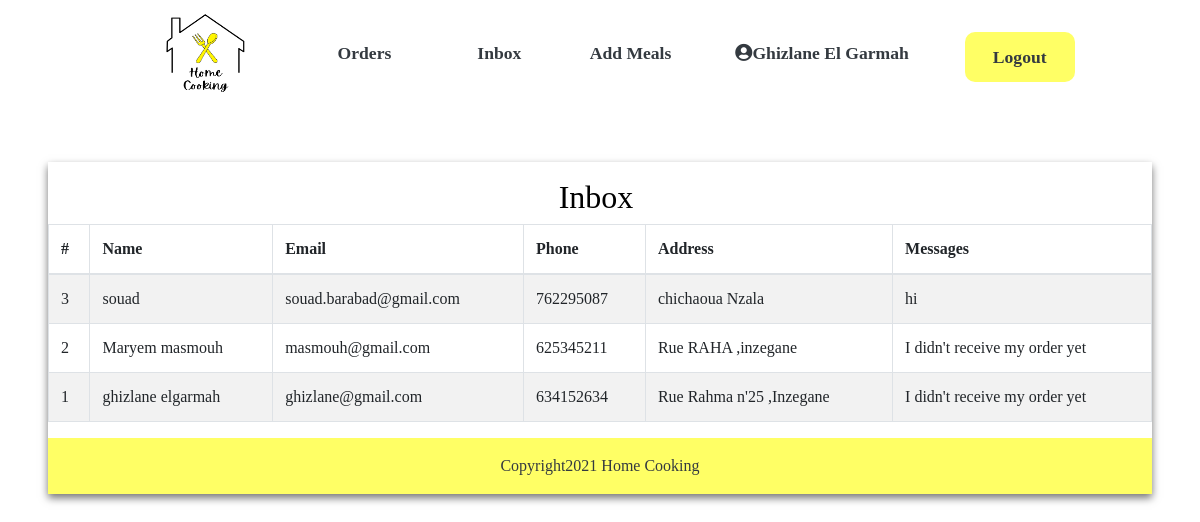
The app's page /admin/inbox with its own data.
### server.py (models this page shows)
class Message(db.Model):
    id = db.Column(db.Integer, primary_key=True)
    name = db.Column(db.String(30), unique=True)
    email = db.Column(db.String(100),nullable=False)
    phone = db.Column(db.Integer,nullable=False)
    address = db.Column(db.String(200),nullable=False)
    message= db.Column(db.String(30),nullable=False)

### server.py (the view)
@app.route("/admin/inbox")
def inbox():
    messages=Message.query.all()
    m=messages.reverse()
    return render_template('admin/inbox.html', admin=True,messages=messages)

### templates/Admin/inbox.html (shortened to what this page needs)
<!DOCTYPE html>
<html lang="en">
    <head>
        <link rel="stylesheet" href="https://stackpath.bootstrapcdn.com/bootstrap/4.5.0/css/bootstrap.min.css"
>
        <link rel="stylesheet" href="https://unpkg.com/aos@2.3.1/dist/aos.css">
        <link rel="stylesheet" href="/static/css/style.css">
        <link rel="stylesheet" href="https://pro.fontawesome.com/releases/v5.10.0/css/all.css"/>
    </head>
<body >
            <nav class="navbar navbar-expand-lg  navbar-light  sticky-top" >
                <a class="navbar-brand" href="/"><h2><img src="/static/images/logo/1.png" style="width: 6rem; height: 5rem; position: sticky;  "  alt="logo">  </h2></a>
                <div class="collapse navbar-collapse justify-content-center" id="navbarNavDropdown">
                    <ul class="navbar-nav migraines">
                        <li class="nav-item ">
                            <a class="nav-link text-dark mr-5 "  href="/admin">Orders <i class="far fa-cart-arrow-down"></i></a>
                        </li>
                        <li class="nav-item ">
                            <a class="nav-link text-dark mr-5 "  href="/admin/inbox">Inbox </a>
                        </li>
                        <li class="nav-item ">
                            <a class="nav-link text-dark mr-5 "  href="/admin/add">Add Meals </a>
                        </li>
                        <li>
                            <a class="nav-link text-dark mr-5 "  href="/admin/add_meals"><i class="fas fa-user-circle"></i>Ghizlane El Garmah</a>
                        </li>
                        <li>
                                <a class="nav-link text-dark mr-5 " style="background-color: rgb(255, 255, 101);border-radius: 10px; font-family: adobe-garamond-pro;                    font-weight: bold;
                                padding: 12px 28px;" href="/">Logout </a>
                        </li>
                    </ul>
                </div>
            </nav>
    <div class="container-fluid px-1 px-md-5 px-lg-1 px-xl-5  py-5 mx-auto" style="margin-top: 0%;">
      <div class="card card0 border-0">
                    <div class="panel panel-default">
                        <div class="panel-heading">
                            <h3 class="text-center pt-3 " style="font-size: 2rem;font-family:adobe-garamond-pro;margin-top: 0%;">Inbox  </h3>
                        </div>
                        <div class="table-responsive">
                            <table class="table table-striped table-bordered">
                                <thead>
                                    <tr>
                                        <th>#</th><th>Name</th><th>Email</th><th>Phone</th><th>Address</th><th>Messages</th>
                                    </tr>
                                </thead>
                                <tbody>
                                    {% for msg in messages %}
                                    <tr>
                                        <td>{{ msg.id }}</td>
                                        <td>{{ msg.name }}</td>
                                        <td>{{ msg.email }}</td>
                                        <td>{{ msg.phone }} </td>
                                        <td>{{ msg.address }} </td>
                                        <td>{{ msg.message }} </td>
                                    </tr>
                                    {% endfor %}
                                </tbody>
                            </table>
                        </div>
                    </div>
            <footer class="text-center">
                <div class="text-center text-dark p-3" style="background-color:rgb(255, 255, 101);">
                 Copyright2021 Home Cooking</div>
             </footer>
            </div>
        </div>
     </body>
     </html>

### static/css/style.css (style rules this page uses)
body { box-sizing:border-box; font-family: "adobe-garamond-pro"; color: #000; overflow-x: hidden; height: 100%; background-repeat: no-repeat }
.navbar { background-color: white; }
.nav-link { font-size:1.1rem; font-family: "adobe-garamond-pro"; font-weight: bold; }
.navbar-brand { margin-left: 12% !important; }
.card0 { box-shadow: 0px 4px 8px 0px #757575; border-radius: 0px }
::placeholder { color: #BDBDBD; opacity: 1; font-weight: 300 }

### records on screen
Message: id "3", name "souad", email "souad.barabad@gmail.com", phone "762295087", address "chichaoua Nzala", message "hi"
Message: id "2", name "Maryem masmouh", email "masmouh@gmail.com", phone "625345211", address "Rue RAHA ,inzegane", message "I didn't receive my order yet"
Message: id "1", name "ghizlane elgarmah", email "ghizlane@gmail.com", phone "634152634", address "Rue Rahma n'25 ,Inzegane", message "I didn't receive my order yet"
